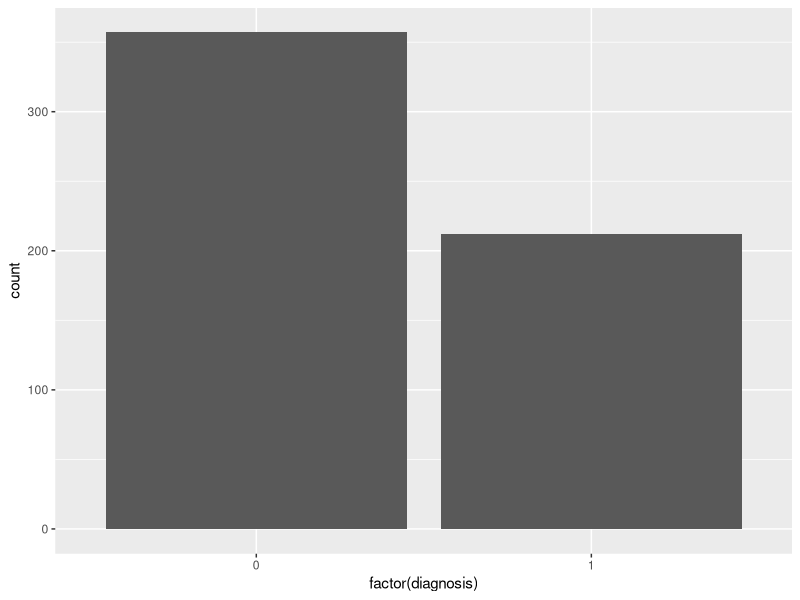

Write the R code that produced this figure.
## ---- chunk 1
knitr::opts_chunk$set(echo = TRUE)
## ---- chunk 2
#Reading cancer
cancer <- read.csv("cancer_data.csv", header = TRUE)
cancer 
## ---- chunk 3
colnames(cancer)
## ---- chunk 4

library(ggplot2)

fit <- lm(cancer$id~cancer$diagnosis)
ggplot(as.data.frame(cancer),aes(factor(diagnosis))) + geom_bar()

